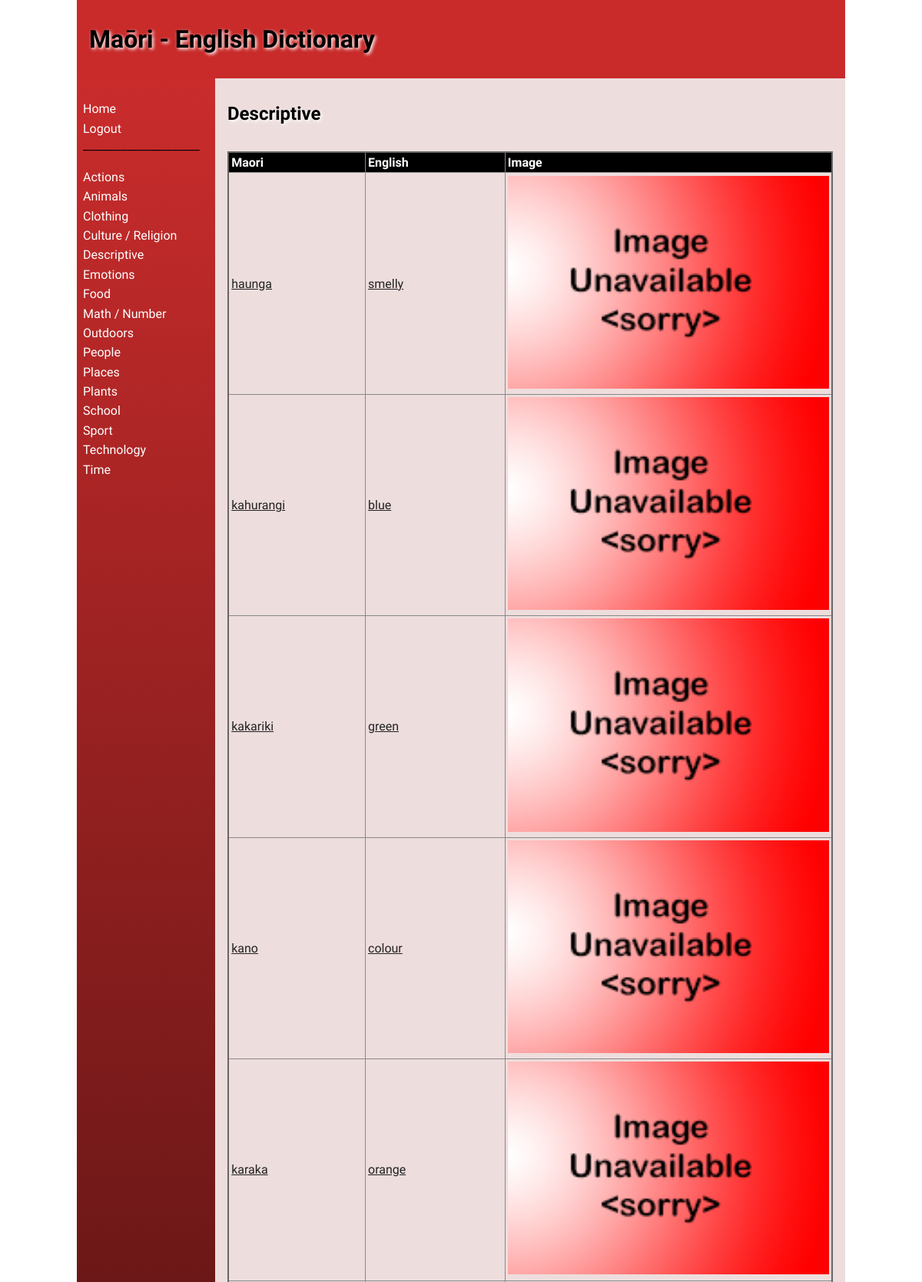
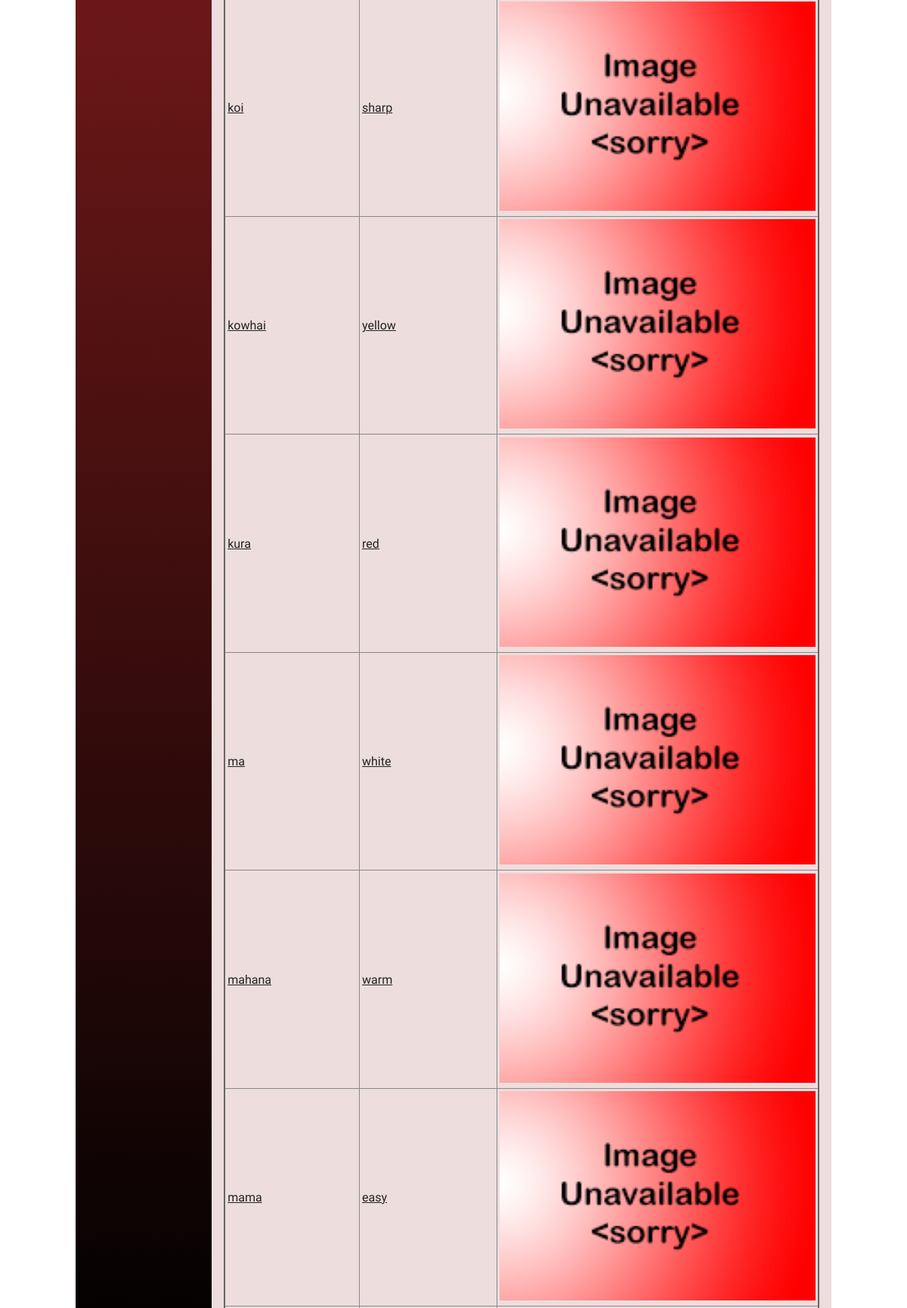
The app's page /category/5 (signed in, upper part) with its own data (2 pictures, top to bottom).
### tables this page shows
CREATE TABLE "categories"
(
    id   INTEGER
        constraint categories_pk
            primary key autoincrement,
    name varchar(30)
);

CREATE TABLE "product"
(
    id          INTEGER
        constraint product_pk
            primary key autoincrement,
    maori       varchar(30),
    english     varchar(30),
    category_id INTEGER,
    description varchar(300),
    level       INTEGER,
    image       varchar(30),
    user_id     INTEGER
        references user,
    date_added  date
);

### app.py (the view)
@app.route('/category/<cat_id>')
def render_category_page(cat_id):
    con = create_connection(DATABASE)
    query = "SELECT * FROM categories WHERE id=?"
    cur = con.cursor()
    cur.execute(query, (cat_id,))
    cur_category = cur.fetchall()
    query = "SELECT * FROM product WHERE category_id=?"
    cur = con.cursor()  # You need this lin next
    cur.execute(query, (cat_id,))  # this line executes the query
    translation_list = cur.fetchall()  # puts the results into a list usable in python
    con.close()
    return render_template("category.html", logged_in=is_logged_in(),
                           user_data=user_id_conversion(session.get("user_id")), all_categories=get_categories(),
                           modify=edit(),
                           words_found=translation_list, cat_data=cur_category)

### app.py (called while the page is built)
def create_connection(db_file):
    try:
        connection = sqlite3.connect(db_file)
        return connection
    except Error as e:
        print(e)
    return None

def edit():
    if session.get("modify") == 1:
        print("Is a teacher")
        return True
    else:
        print("is not a teacher")
        return False

def get_categories():
    con = create_connection(DATABASE)
    query = "SELECT id, name FROM categories"
    cur = con.cursor()
    cur.execute(query)
    category_list = cur.fetchall()
    con.close()
    return category_list

def is_logged_in():
    if session.get('email') is None:
        print('not logged in')
        return False
    else:
        print('logged in')
        return True

def user_id_conversion(user_id):
    con = create_connection(DATABASE)
    query = "SELECT * FROM user where id=?"
    cur = con.cursor()
    cur.execute(query, (user_id, ))
    return_name = cur.fetchall()
    print(return_name)
    con.close()
    return return_name

### templates/category.html (shortened to what this page needs)
{% extends 'base.html' %}
{% block heading %}Maōri - English Dictionary{% endblock %}
{% block main %}
<div class="">
    <h2>{{ cat_data[0][1] }}</h2>
    <br>
    <table>
        <tr>
            <th>Maori</th>
            <th>English</th>
            <th>Image</th>
        </tr>
        {% for word in words_found %}
        <tr class="">
            <td><a href="\dictionary/{{ word[0] }}">{{ word[1] }}</a></td>
            <td><a href="\dictionary/{{ word[0] }}">{{ word[2] }}</a></td>
            <td><img src="/static/images/{{ word[6] }}"></td>
        </tr>
        {% endfor %}
    </table>
</div>
{% endblock %}

### templates/base.html (shortened to what this page needs)
<!doctype html>
<html lang="en">
<head>
    <link href="{{ url_for('static', filename='css/style.css') }}" rel="stylesheet">
</head>
<body>
<div id="container">
    <header>
        <h1>{% block heading %}Maori Dictionary{% endblock %}</h1>
    </header>
    <nav>
        <ul>
            <li><a href="\">Home</a></li>
            {% if not logged_in %}
                <li><a href="\login">Login</a></li>
                <li><a href="\signup">Signup</a></li>
            {% else %}
                <li><a href="\logout">Logout</a></li>
            {% endif %}
            <p4>_____________________</p4>
            <br>
            <br>
            {% for category in all_categories %}
            <li><a href="\category/{{ category[0] }}">{{ category[1] }}</a></li>
            {% endfor %}
        </ul>
    </nav>
    <main>
        {% block main%}{% endblock %}
    </main>
</div>
</body>
</html>

### static/css/style.css (style rules this page uses)
* { font-family: Comfortaa, sans-serif; margin: 0; padding: 0; box-sizing: border-box; }
#container { display: grid; grid-template-columns: 75px auto; grid-template-areas: 'nav header' 'main main' 'footer footer'; }
header { grid-area: header; background-color: rgba(193, 9, 9, 0.86); padding: 1rem; }
nav { grid-area: nav; }
main { grid-area: main; padding: 1rem; background-color: #edd; }
h1, h2, h3, h4 { padding: 1rem 0; font-family: 'Suez One', serif; color: #000; text-shadow: 2px 2px 4px #fff; }
a { color: #222; }
img { width: 100%; }
table { width: 100%; border: 2px solid #666; border-collapse: collapse; }
th, td { border: 1px solid #888; padding: 0.2rem; text-align: left; }
th { background-color: #000; color: #fff; }
@media only screen and (min-width: 768px) { #container { grid-template-columns: 180px auto; grid-template-areas: 'header header' 'nav main' 'footer footer'; } }
@media only screen and (min-width: 768px) { nav { background: linear-gradient(180deg, rgba(193, 9, 9, 0.86) 0%, rgba(0, 0, 0, 1) 50%, rgba(193, 9, 9, 0.86) 100%); padding: 0.5rem; } }
@media only screen and (min-width: 768px) { nav ul { list-style: none; } }
@media only screen and (min-width: 768px) { nav li { padding: 0.2rem 0; } }
@media only screen and (min-width: 768px) { nav a { color: #fff; text-decoration: none; } }
@media only screen and (min-width: 1000px) { #container { width: 1000px; margin: auto; } }

### records on screen
categories: name "Actions"
categories: name "Animals"
categories: name "Clothing"
categories: name "Culture / Religion"
categories: name "Descriptive"
categories: name "Emotions"
categories: name "Food"
categories: name "Math / Number"
categories: name "Outdoors"
categories: name "People"
categories: name "Places"
categories: name "Plants"
categories: name "School"
categories: name "Sport"
categories: name "Technology"
categories: name "Time"
product: maori "haunga", english "smelly", image (placeholder picture)
product: maori "kahurangi", english "blue", image (placeholder picture)
product: maori "kakariki", english "green", image (placeholder picture)
product: maori "kano", english "colour", image (placeholder picture)
product: maori "karaka", english "orange", image (placeholder picture)
product: maori "koi", english "sharp", image (placeholder picture)
product: maori "kowhai", english "yellow", image (placeholder picture)
product: maori "kura", english "red", image (placeholder picture)
product: maori "ma", english "white", image (placeholder picture)
product: maori "mahana", english "warm", image (placeholder picture)
product: maori "mama", english "easy", image (placeholder picture)
